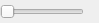
<?xml version="1.0" encoding="UTF-8"?>
<ui version="4.0">
 <class>EncodingQualityWidget</class>
 <widget class="QWidget" name="EncodingQualityWidget">
  <property name="geometry">
   <rect>
    <x>0</x>
    <y>0</y>
    <width>99</width>
    <height>23</height>
   </rect>
  </property>
  <layout class="QHBoxLayout" name="horizontalLayout">
   <property name="margin">
    <number>0</number>
   </property>
   <item>
    <widget class="QSlider" name="slider">
     <property name="sizePolicy">
      <sizepolicy hsizetype="Minimum" vsizetype="Fixed">
       <horstretch>0</horstretch>
       <verstretch>0</verstretch>
      </sizepolicy>
     </property>
     <property name="pageStep">
      <number>1</number>
     </property>
     <property name="orientation">
      <enum>Qt::Horizontal</enum>
     </property>
    </widget>
   </item>
   <item>
    <widget class="QLabel" name="valueLabel">
     <property name="alignment">
      <set>Qt::AlignRight|Qt::AlignTrailing|Qt::AlignVCenter</set>
     </property>
    </widget>
   </item>
  </layout>
 </widget>
 <resources/>
 <connections/>
</ui>
